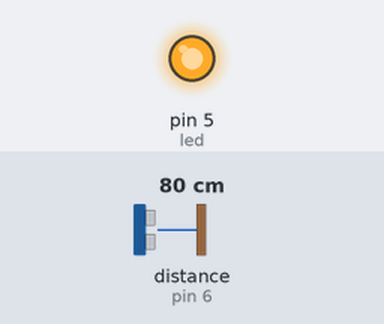
Bench run of a sketch on a simulated Arduino Uno, built with avr-gcc and run on an emulated ATmega328P. Parts: output pins drawn as LEDs (lit = HIGH). The inputs (shaded band) are chosen by the test bench; at power-on: distance to the obstacle (sensor on pin 6) 80 cm.

Above: at 0.1 s.
Timing chart, 0 to 1.6 s (numbered marks = the images above):
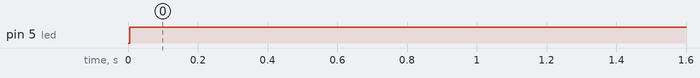

The sketch:

traeas_arduino.ino
```cpp
#include<Ultrasonic.h>

Ultrasonic ultrasonido(7,6);
int led=5;
int distancia; int pulso;
int pause;
void setup () {
  pinMode (led,OUTPUT);

}

void loop () {

 distancia =ultrasonido.Ranging(CM);
 if((distancia<5) and (distancia>10))
 {
  pause = ultrasonido.Ranging(CM) * 10;
 }
  digitalWrite(led,HIGH);
 }
```

Measured:
- by itself, pin 5 (led): LOW → HIGH at 0.01 s
